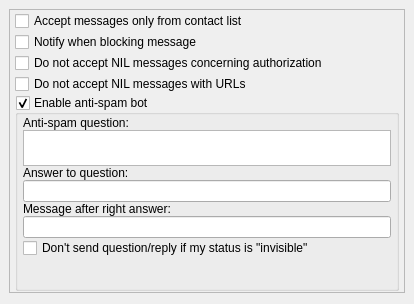
<ui version="4.0" >
 <class>antiSpamSettingsClass</class>
 <widget class="QWidget" name="antiSpamSettingsClass" >
  <property name="geometry" >
   <rect>
    <x>0</x>
    <y>0</y>
    <width>414</width>
    <height>304</height>
   </rect>
  </property>
  <property name="windowTitle" >
   <string>antiSpamSettings</string>
  </property>
  <layout class="QGridLayout" >
   <property name="leftMargin" >
    <number>9</number>
   </property>
   <property name="topMargin" >
    <number>9</number>
   </property>
   <property name="rightMargin" >
    <number>9</number>
   </property>
   <item row="0" column="0" >
    <widget class="QFrame" name="frame" >
     <property name="frameShape" >
      <enum>QFrame::StyledPanel</enum>
     </property>
     <property name="frameShadow" >
      <enum>QFrame::Raised</enum>
     </property>
     <layout class="QGridLayout" >
      <property name="leftMargin" >
       <number>5</number>
      </property>
      <property name="topMargin" >
       <number>1</number>
      </property>
      <property name="rightMargin" >
       <number>5</number>
      </property>
      <property name="bottomMargin" >
       <number>1</number>
      </property>
      <property name="horizontalSpacing" >
       <number>0</number>
      </property>
      <property name="verticalSpacing" >
       <number>1</number>
      </property>
      <item row="0" column="0" colspan="2" >
       <widget class="QCheckBox" name="acceptListBox" >
        <property name="text" >
         <string>Accept messages only from contact list </string>
        </property>
       </widget>
      </item>
      <item row="1" column="0" >
       <widget class="QCheckBox" name="notifyBox" >
        <property name="enabled" >
         <bool>true</bool>
        </property>
        <property name="text" >
         <string>Notify when blocking message</string>
        </property>
       </widget>
      </item>
      <item row="2" column="0" colspan="2" >
       <widget class="QCheckBox" name="authBox" >
        <property name="enabled" >
         <bool>true</bool>
        </property>
        <property name="text" >
         <string>Do not accept NIL messages concerning authorization</string>
        </property>
       </widget>
      </item>
      <item row="3" column="0" >
       <widget class="QCheckBox" name="urlBox" >
        <property name="enabled" >
         <bool>true</bool>
        </property>
        <property name="text" >
         <string>Do not accept NIL messages with URLs</string>
        </property>
       </widget>
      </item>
      <item row="4" column="0" colspan="2" >
       <widget class="QGroupBox" name="botBox" >
        <property name="enabled" >
         <bool>true</bool>
        </property>
        <property name="title" >
         <string>Enable anti-spam bot</string>
        </property>
        <property name="checkable" >
         <bool>true</bool>
        </property>
        <property name="checked" >
         <bool>true</bool>
        </property>
        <layout class="QGridLayout" >
         <property name="leftMargin" >
          <number>5</number>
         </property>
         <property name="topMargin" >
          <number>1</number>
         </property>
         <property name="rightMargin" >
          <number>5</number>
         </property>
         <property name="bottomMargin" >
          <number>1</number>
         </property>
         <property name="horizontalSpacing" >
          <number>0</number>
         </property>
         <property name="verticalSpacing" >
          <number>0</number>
         </property>
         <item row="0" column="0" >
          <widget class="QLabel" name="questionLabel" >
           <property name="text" >
            <string>Anti-spam question:</string>
           </property>
          </widget>
         </item>
         <item row="1" column="0" >
          <widget class="QTextEdit" name="questionEdit" >
           <property name="maximumSize" >
            <size>
             <width>16777215</width>
             <height>36</height>
            </size>
           </property>
           <property name="verticalScrollBarPolicy" >
            <enum>Qt::ScrollBarAlwaysOff</enum>
           </property>
          </widget>
         </item>
         <item row="2" column="0" >
          <widget class="QLabel" name="answerlabel" >
           <property name="text" >
            <string>Answer to question:</string>
           </property>
          </widget>
         </item>
         <item row="3" column="0" >
          <widget class="QLineEdit" name="answerEdit" >
           <property name="maxLength" >
            <number>1000</number>
           </property>
          </widget>
         </item>
         <item row="4" column="0" >
          <widget class="QLabel" name="rightLabel" >
           <property name="text" >
            <string>Message after right answer:</string>
           </property>
          </widget>
         </item>
         <item row="5" column="0" >
          <widget class="QLineEdit" name="rightAnswerEdit" >
           <property name="maxLength" >
            <number>1000</number>
           </property>
          </widget>
         </item>
         <item row="6" column="0" >
          <widget class="QCheckBox" name="replyBox" >
           <property name="text" >
            <string>Don't send question/reply if my status is "invisible" </string>
           </property>
          </widget>
         </item>
         <item row="7" column="0" >
          <spacer>
           <property name="orientation" >
            <enum>Qt::Vertical</enum>
           </property>
           <property name="sizeHint" >
            <size>
             <width>20</width>
             <height>40</height>
            </size>
           </property>
          </spacer>
         </item>
        </layout>
       </widget>
      </item>
     </layout>
    </widget>
   </item>
  </layout>
 </widget>
 <layoutdefault spacing="6" margin="11" />
 <resources/>
 <connections>
  <connection>
   <sender>acceptListBox</sender>
   <signal>toggled(bool)</signal>
   <receiver>authBox</receiver>
   <slot>setDisabled(bool)</slot>
   <hints>
    <hint type="sourcelabel" >
     <x>255</x>
     <y>25</y>
    </hint>
    <hint type="destinationlabel" >
     <x>309</x>
     <y>70</y>
    </hint>
   </hints>
  </connection>
  <connection>
   <sender>acceptListBox</sender>
   <signal>toggled(bool)</signal>
   <receiver>urlBox</receiver>
   <slot>setDisabled(bool)</slot>
   <hints>
    <hint type="sourcelabel" >
     <x>373</x>
     <y>33</y>
    </hint>
    <hint type="destinationlabel" >
     <x>244</x>
     <y>97</y>
    </hint>
   </hints>
  </connection>
  <connection>
   <sender>acceptListBox</sender>
   <signal>toggled(bool)</signal>
   <receiver>botBox</receiver>
   <slot>setDisabled(bool)</slot>
   <hints>
    <hint type="sourcelabel" >
     <x>240</x>
     <y>33</y>
    </hint>
    <hint type="destinationlabel" >
     <x>151</x>
     <y>108</y>
    </hint>
   </hints>
  </connection>
 </connections>
</ui>
